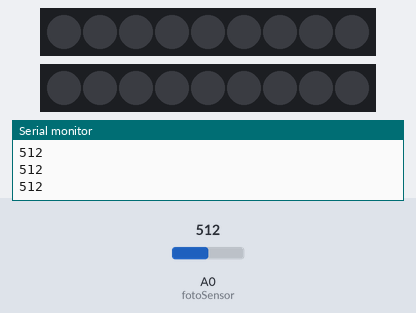
This sketch was run on a simulated Arduino Uno, built with avr-gcc and run on an emulated ATmega328P. Parts: 2 × 9 RGB LEDs in strip order, left to right, the last lines printed to the serial monitor. The inputs (shaded band) are chosen by the test bench; at power-on: A0 (fotoSensor) = 512. Dim RGB values are drawn brighter than linear.

Above: at 1.2 s.
1.3 s: A0 (fotoSensor) set to 486
At 2.0 s:
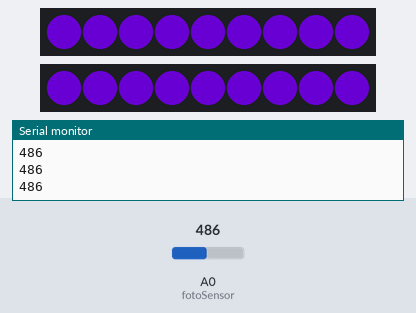
2.8 s: A0 (fotoSensor) set to 510
At 3.2 s:
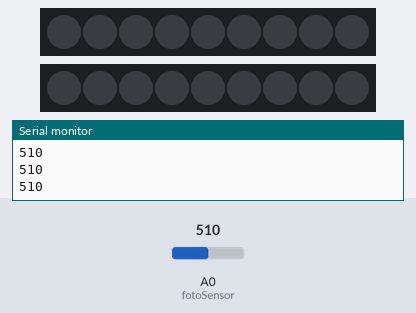
4.3 s: A0 (fotoSensor) set to 490
At 5.5 s:
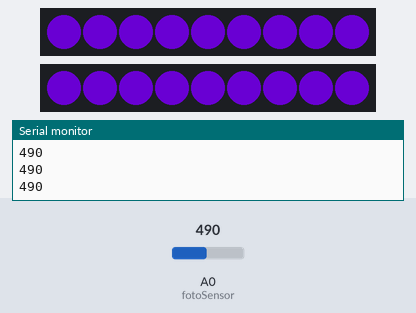
Timing chart, 0 to 7.3 s (numbered marks = the images above; inputs shaded):
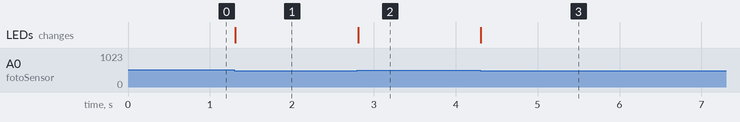

The sketch:

planteLampe.ino
```cpp
#include "FastLED.h"

const int led1 = 3;
const int led2 = 4;
const int button = 5;
const int antLeds = 9;
const int fotoSensor = A0;

boolean lysPaa = true;
int sensorVerdi = 0;

CRGB LED1[antLeds];
CRGB LED2[antLeds];

CHSV av = CHSV(0, 0, 0);
CHSV lilla = CHSV(192, 255, 220);
  CHSV svakLilla = CHSV(192, 230, 50);


void setup() {
  Serial.begin(9600);
  FastLED.addLeds<NEOPIXEL, led1>(LED1, antLeds);
  FastLED.addLeds<NEOPIXEL, led2>(LED2, antLeds);
  pinMode(button, INPUT);


}

void loop() {
  sensorVerdi = analogRead(fotoSensor);
  Serial.println(sensorVerdi);
  if(sensorVerdi < 500){
    allePaa();

  }
  else{
    alleAv();
  }

}

void lysBryter(){

  if(lysPaa){
    alleAv();
  }
  else if(!(lysPaa)){
    allePaa();
  }
}

void allePaa(){
  for(int x = 0; x < antLeds; x++){
    LED1[x] = lilla;
    LED2[x] = lilla;
  }
  lysPaa = true;
  FastLED.show();
}

void alleAv(){
  for(int x = 0; x < antLeds; x++){
    LED1[x] = av;
    LED2[x] = av;
  }
  lysPaa = false;
  FastLED.show();
}
```

Measured:
- the behaviour switches between 500 and 499 on A0 (fotoSensor) (found by bisection; images 0 and 1)
- after the input at 1.3 s, the LEDs: change at once (image 1)
- after the input at 2.8 s, the LEDs: change at once (image 2)
- after the input at 4.3 s, the LEDs: change at once (image 3)
